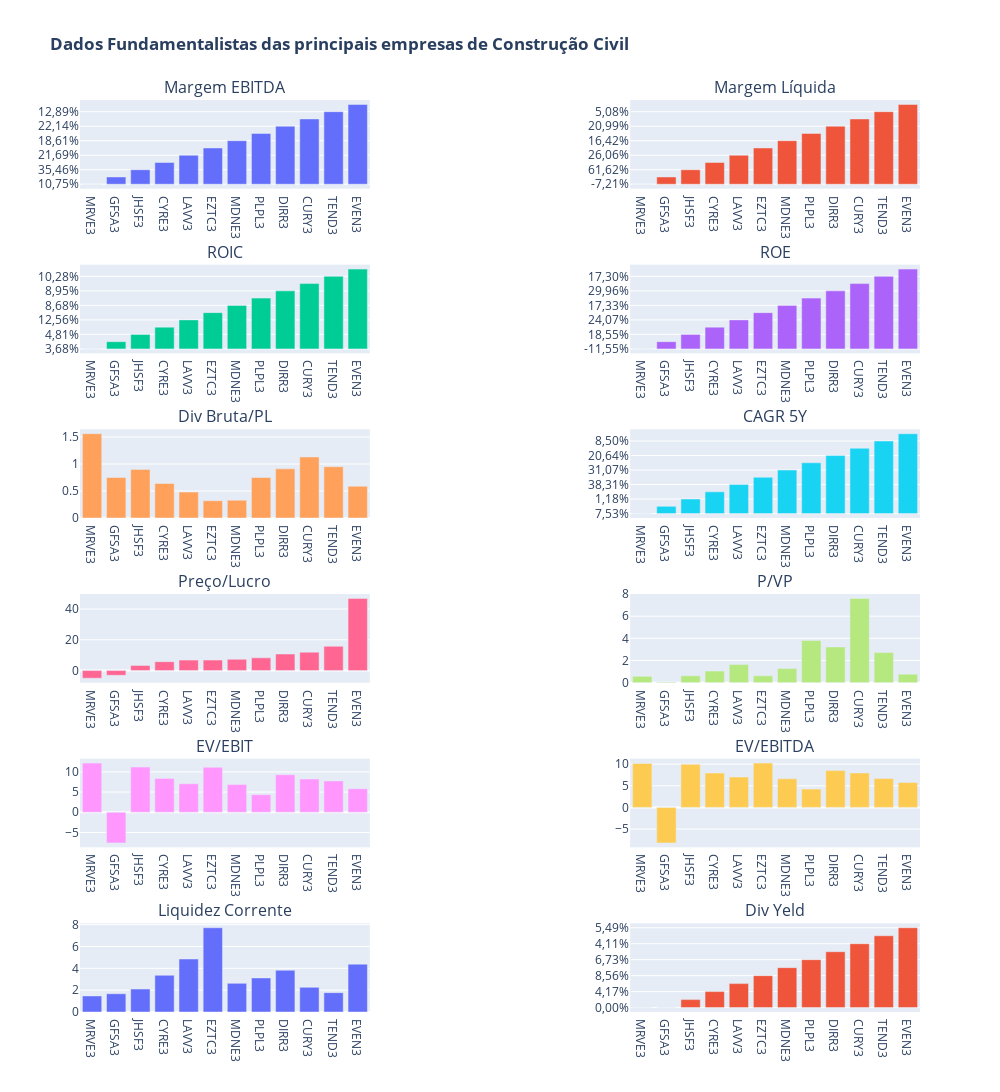

The cell this chart's notebook holds for it:
### Code cell
lista = list(IBr.ticker.values) + [codigo]

luc = dfunds[dfunds['Papel'].isin(lista)].set_index('Papel')[['Mrg. Líq.' , 'Mrg Ebit' , 'ROIC', 'ROE', 'Div.Yield', 'Cresc. Rec.5a']]
end = dfunds[dfunds['Papel'].isin(lista)].set_index('Papel')[['Dív.Brut/ Patrim.']]
val = dfunds[dfunds['Papel'].isin(lista)].set_index('Papel')[['P/L', 'P/VP', 'EV/EBIT', 'EV/EBITDA']]
liq = dfunds[dfunds['Papel'].isin(lista)].set_index('Papel')[['Liq. Corr.']]

fig = make_subplots(rows=6,
                    cols=2,
                    row_heights=[5,5,5,5,5,5],
                    column_widths=[3,3],
                    subplot_titles=('Margem EBITDA', 'Margem Líquida',
                                    'ROIC', 'ROE',
                                    'Div Bruta/PL', 'CAGR 5Y',
                                    'Preço/Lucro', 'P/VP',
                                    'EV/EBIT', 'EV/EBITDA',
                                    'Liquidez Corrente', 'Div Yeld'),
                    horizontal_spacing=0.31,
                    shared_xaxes=False)

fig.add_trace(go.Bar(name='Margem_Ebtida', x=luc.index, y=luc['Mrg Ebit']), row=1, col=1)
fig.add_trace(go.Bar(name='Margem_Liquida', x=luc.index, y=luc['Mrg. Líq.']), row=1, col=2)

fig.add_trace(go.Bar(name='ROIC', x=luc.index, y=luc['ROIC']), row=2, col=1)
fig.add_trace(go.Bar(name='ROE', x=luc.index, y=luc['ROE']), row=2, col=2)

fig.add_trace(go.Bar(name='div/patr', x=end.index, y=end['Dív.Brut/ Patrim.']), row=3, col=1)
fig.add_trace(go.Bar(name='c5y', x=luc.index, y=luc['Cresc. Rec.5a']), row=3, col=2)

fig.add_trace(go.Bar(name='pl', x=val.index, y=val['P/L']), row=4, col=1)
fig.add_trace(go.Bar(name='pvp', x=val.index,y=val['P/VP']), row=4, col=2)

fig.add_trace(go.Bar(name='evebit', x=val.index, y=val['EV/EBIT']), row=5, col=1)
fig.add_trace(go.Bar(name='evebitda', x=val.index, y=val['EV/EBITDA']), row=5, col=2)

fig.add_trace(go.Bar(name='liq', x=liq.index, y=liq['Liq. Corr.']), row=6, col=1)
fig.add_trace(go.Bar(name='dy', x=luc.index, y=luc['Div.Yield']), row=6, col=2)

fig.update_layout(title_text=f'<b>Dados Fundamentalistas das principais empresas de {SUBSET}<b>',
                #   template='plotly_dark',#template pré-definido da plotly
                  showlegend=False, #esconder ou mostrar legenda
                  height=1200, #altura
                  width=1000) #largura
fig.show()

### Figure 1 — Plotly figure (JSON) as saved in the notebook; plotly's stock layout.template omitted (floating-point values rounded to 4 significant figures)
{"data": [{"name": "Margem_Ebtida", "type": "bar", "x": ["MRVE3", "GFSA3", "JHSF3", "CYRE3", "LAVV3", "EZTC3", "MDNE3", "PLPL3", "DIRR3", "CURY3", "TEND3", "EVEN3"], "xaxis": "x", "y": ["10,75%", "-19,66%", "35,46%", "18,36%", "21,69%", "18,78%", "18,61%", "27,06%", "22,14%", "23,59%", "12,89%", "15,82%"], "yaxis": "y"}, {"name": "Margem_Liquida", "type": "bar", "x": ["MRVE3", "GFSA3", "JHSF3", "CYRE3", "LAVV3", "EZTC3", "MDNE3", "PLPL3", "DIRR3", "CURY3", "TEND3", "EVEN3"], "xaxis": "x2", "y": ["-7,21%", "-4,00%", "61,62%", "17,45%", "26,06%", "28,75%", "16,42%", "15,64%", "20,99%", "18,08%", "5,08%", "5,65%"], "yaxis": "y2"}, {"name": "ROIC", "type": "bar", "x": ["MRVE3", "GFSA3", "JHSF3", "CYRE3", "LAVV3", "EZTC3", "MDNE3", "PLPL3", "DIRR3", "CURY3", "TEND3", "EVEN3"], "xaxis": "x3", "y": ["3,68%", "-4,16%", "4,81%", "8,26%", "12,56%", "5,35%", "8,68%", "45,75%", "8,95%", "33,08%", "10,28%", "6,93%"], "yaxis": "y3"}, {"name": "ROE", "type": "bar", "x": ["MRVE3", "GFSA3", "JHSF3", "CYRE3", "LAVV3", "EZTC3", "MDNE3", "PLPL3", "DIRR3", "CURY3", "TEND3", "EVEN3"], "xaxis": "x4", "y": ["-11,55%", "-1,97%", "18,55%", "18,28%", "24,07%", "9,02%", "17,33%", "46,07%", "29,96%", "63,68%", "17,30%", "1,65%"], "yaxis": "y4"}, {"name": "div/patr", "type": "bar", "x": ["MRVE3", "GFSA3", "JHSF3", "CYRE3", "LAVV3", "EZTC3", "MDNE3", "PLPL3", "DIRR3", "CURY3", "TEND3", "EVEN3"], "xaxis": "x5", "y": [1.56, 0.75, 0.9, 0.64, 0.48, 0.32, 0.33, 0.75, 0.91, 1.13, 0.95, 0.59], "yaxis": "y5"}, {"name": "c5y", "type": "bar", "x": ["MRVE3", "GFSA3", "JHSF3", "CYRE3", "LAVV3", "EZTC3", "MDNE3", "PLPL3", "DIRR3", "CURY3", "TEND3", "EVEN3"], "xaxis": "x6", "y": ["7,53%", "2,42%", "1,18%", "18,59%", "38,31%", "13,33%", "31,07%", "28,28%", "20,64%", "34,85%", "8,50%", "2,75%"], "yaxis": "y6"}, {"name": "pl", "type": "bar", "x": ["MRVE3", "GFSA3", "JHSF3", "CYRE3", "LAVV3", "EZTC3", "MDNE3", "PLPL3", "DIRR3", "CURY3", "TEND3", "EVEN3"], "xaxis": "x7", "y": [-4.99, -3.09, 3.33, 5.76, 6.79, 6.82, 7.33, 8.25, 10.74, 11.94, 15.75, 46.85], "yaxis": "y7"}, {"name": "pvp", "type": "bar", "x": ["MRVE3", "GFSA3", "JHSF3", "CYRE3", "LAVV3", "EZTC3", "MDNE3", "PLPL3", "DIRR3", "CURY3", "TEND3", "EVEN3"], "xaxis": "x8", "y": [0.58, 0.06, 0.62, 1.05, 1.63, 0.62, 1.27, 3.8, 3.22, 7.6, 2.72, 0.77], "yaxis": "y8"}, {"name": "evebit", "type": "bar", "x": ["MRVE3", "GFSA3", "JHSF3", "CYRE3", "LAVV3", "EZTC3", "MDNE3", "PLPL3", "DIRR3", "CURY3", "TEND3", "EVEN3"], "xaxis": "x9", "y": [12.17, -7.58, 11.19, 8.39, 7.05, 11.13, 6.87, 4.36, 9.3, 8.23, 7.74, 5.83], "yaxis": "y9"}, {"name": "evebitda", "type": "bar", "x": ["MRVE3", "GFSA3", "JHSF3", "CYRE3", "LAVV3", "EZTC3", "MDNE3", "PLPL3", "DIRR3", "CURY3", "TEND3", "EVEN3"], "xaxis": "x10", "y": [10.17, -8.2, 9.97, 7.96, 7.03, 10.25, 6.62, 4.24, 8.53, 7.97, 6.68, 5.76], "yaxis": "y10"}, {"name": "liq", "type": "bar", "x": ["MRVE3", "GFSA3", "JHSF3", "CYRE3", "LAVV3", "EZTC3", "MDNE3", "PLPL3", "DIRR3", "CURY3", "TEND3", "EVEN3"], "xaxis": "x11", "y": [1.47, 1.67, 2.1, 3.36, 4.85, 7.71, 2.62, 3.12, 3.82, 2.26, 1.77, 4.38], "yaxis": "y11"}, {"name": "dy", "type": "bar", "x": ["MRVE3", "GFSA3", "JHSF3", "CYRE3", "LAVV3", "EZTC3", "MDNE3", "PLPL3", "DIRR3", "CURY3", "TEND3", "EVEN3"], "xaxis": "x12", "y": ["0,00%", "0,00%", "7,71%", "4,17%", "8,23%", "8,56%", "5,14%", "6,73%", "9,23%", "4,11%", "0,71%", "5,49%"], "yaxis": "y12"}], "layout": {"annotations": [{"font": {"size": 16}, "showarrow": false, "text": "Margem EBITDA", "x": 0.1725, "xanchor": "center", "xref": "paper", "y": 1.0, "yanchor": "bottom", "yref": "paper"}, {"font": {"size": 16}, "showarrow": false, "text": "Margem Líquida", "x": 0.8275, "xanchor": "center", "xref": "paper", "y": 1.0, "yanchor": "bottom", "yref": "paper"}, {"font": {"size": 16}, "showarrow": false, "text": "ROIC", "x": 0.1725, "xanchor": "center", "xref": "paper", "y": 0.8194, "yanchor": "bottom", "yref": "paper"}, {"font": {"size": 16}, "showarrow": false, "text": "ROE", "x": 0.8275, "xanchor": "center", "xref": "paper", "y": 0.8194, "yanchor": "bottom", "yref": "paper"}, {"font": {"size": 16}, "showarrow": false, "text": "Div Bruta/PL", "x": 0.1725, "xanchor": "center", "xref": "paper", "y": 0.6389, "yanchor": "bottom", "yref": "paper"}, {"font": {"size": 16}, "showarrow": false, "text": "CAGR 5Y", "x": 0.8275, "xanchor": "center", "xref": "paper", "y": 0.6389, "yanchor": "bottom", "yref": "paper"}, {"font": {"size": 16}, "showarrow": false, "text": "Preço/Lucro", "x": 0.1725, "xanchor": "center", "xref": "paper", "y": 0.4583, "yanchor": "bottom", "yref": "paper"}, {"font": {"size": 16}, "showarrow": false, "text": "P/VP", "x": 0.8275, "xanchor": "center", "xref": "paper", "y": 0.4583, "yanchor": "bottom", "yref": "paper"}, {"font": {"size": 16}, "showarrow": false, "text": "EV/EBIT", "x": 0.1725, "xanchor": "center", "xref": "paper", "y": 0.2778, "yanchor": "bottom", "yref": "paper"}, {"font": {"size": 16}, "showarrow": false, "text": "EV/EBITDA", "x": 0.8275, "xanchor": "center", "xref": "paper", "y": 0.2778, "yanchor": "bottom", "yref": "paper"}, {"font": {"size": 16}, "showarrow": false, "text": "Liquidez Corrente", "x": 0.1725, "xanchor": "center", "xref": "paper", "y": 0.09722, "yanchor": "bottom", "yref": "paper"}, {"font": {"size": 16}, "showarrow": false, "text": "Div Yeld", "x": 0.8275, "xanchor": "center", "xref": "paper", "y": 0.09722, "yanchor": "bottom", "yref": "paper"}], "height": 1200, "showlegend": false, "title": {"text": "<b>Dados Fundamentalistas das principais empresas de Construção Civil<b>"}, "width": 1000, "xaxis": {"anchor": "y", "domain": [0, 0.345]}, "xaxis10": {"anchor": "y10", "domain": [0.655, 1]}, "xaxis11": {"anchor": "y11", "domain": [0, 0.345]}, "xaxis12": {"anchor": "y12", "domain": [0.655, 1]}, "xaxis2": {"anchor": "y2", "domain": [0.655, 1]}, "xaxis3": {"anchor": "y3", "domain": [0, 0.345]}, "xaxis4": {"anchor": "y4", "domain": [0.655, 1]}, "xaxis5": {"anchor": "y5", "domain": [0, 0.345]}, "xaxis6": {"anchor": "y6", "domain": [0.655, 1]}, "xaxis7": {"anchor": "y7", "domain": [0, 0.345]}, "xaxis8": {"anchor": "y8", "domain": [0.655, 1]}, "xaxis9": {"anchor": "y9", "domain": [0, 0.345]}, "yaxis": {"anchor": "x", "domain": [0.9028, 1.0]}, "yaxis10": {"anchor": "x10", "domain": [0.1806, 0.2778]}, "yaxis11": {"anchor": "x11", "domain": [0, 0.09722]}, "yaxis12": {"anchor": "x12", "domain": [0, 0.09722]}, "yaxis2": {"anchor": "x2", "domain": [0.9028, 1.0]}, "yaxis3": {"anchor": "x3", "domain": [0.7222, 0.8194]}, "yaxis4": {"anchor": "x4", "domain": [0.7222, 0.8194]}, "yaxis5": {"anchor": "x5", "domain": [0.5417, 0.6389]}, "yaxis6": {"anchor": "x6", "domain": [0.5417, 0.6389]}, "yaxis7": {"anchor": "x7", "domain": [0.3611, 0.4583]}, "yaxis8": {"anchor": "x8", "domain": [0.3611, 0.4583]}, "yaxis9": {"anchor": "x9", "domain": [0.1806, 0.2778]}}}
